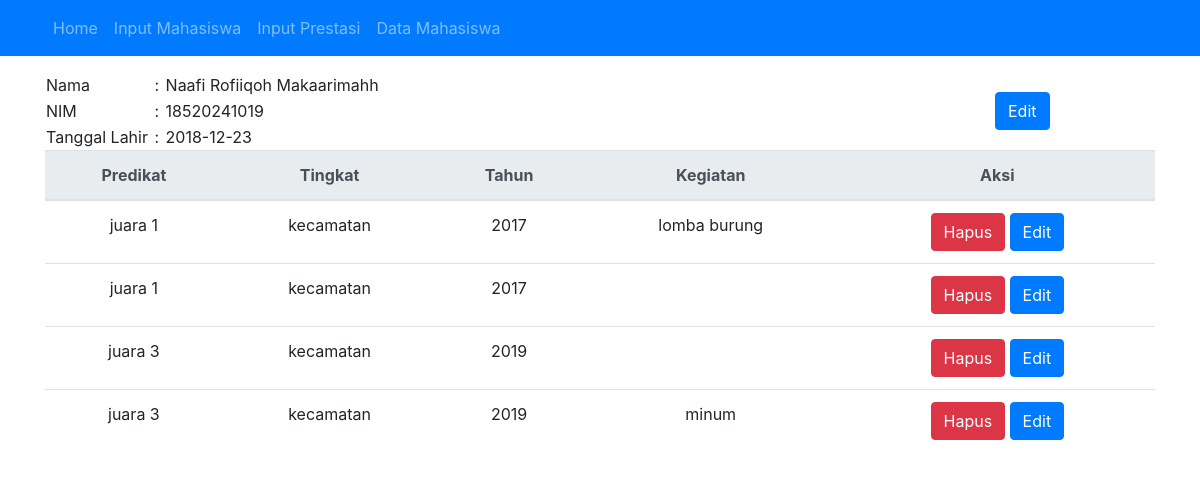
The app's page /detail.php?q=18520241019 with its own data.
### tables this page shows
CREATE TABLE `mahasiswa` (
  `NIM` bigint(15) NOT NULL,
  `Nama` text NOT NULL,
  `TTL` date NOT NULL
);

CREATE TABLE `prestasi` (
  `ID` int(5) NOT NULL,
  `Predikat` varchar(255) NOT NULL,
  `Tingkat` varchar(255) NOT NULL,
  `Tahun` int(11) NOT NULL,
  `Kegiatan` text NOT NULL,
  `NIM` bigint(15) NOT NULL
);

### detail.php (the view, shortened to what this page needs)
<?php require('header.php'); ?>
<div class="container">
    <?php
    require('koneksi.php');
    $q = $_GET['q'];
    $sql_data = "select * from mahasiswa where NIM='" . $q . "';";
    $sql_prestasi = "select * from prestasi where NIM='" . $q . "';";
    $result_data = $conn->query($sql_data);
    $result_prestasi = $conn->query($sql_prestasi);
    ?>
    <div class="row">
        <div class="col-sm-10">
        <table>
            <tbody>
            <?php
            $datas = [];
            while ($row = $result_data->fetch_assoc()) {
                $datas[] = $row;
            }
            ?>
            <tr>
                <td>Nama</td>
                <td> &nbsp;:&nbsp;</td>
                <td><?php echo $datas[0]['Nama'] ?></td>
            <tr>
            <tr>
                <td>NIM</td>
                <td> &nbsp;:&nbsp;</td>
                <td><?php echo $datas[0]['NIM'] ?></td>
            <tr>
            <tr>
                <td>Tanggal Lahir</td>
                <td> &nbsp;:&nbsp;</td>
                <td><?php echo $datas[0]['TTL'] ?></td>
            </tbody>
        </table>
    </div>
    <div class="col-sm-2" style="padding-top:20px">
       <a href="editmahasiswa.php?nim=<?php echo $datas[0]['NIM']?>"> <button class='btn btn-primary' >Edit</button>
    </a>
    </div>
    </div>
    <table class="table">
        <thead class="thead-light">
            <th class="text-center">Predikat</th>
            <th class="text-center">Tingkat</th>
            <th class="text-center">Tahun</th>
            <th class="text-center">Kegiatan</th>
            <th class="text-center">Aksi</th>
        </thead>
        <tbody>
            <?php
            while ($row = $result_prestasi->fetch_assoc()) {
                echo "<tr>
        <td class='text-center'>" . $row['Predikat'] . "</td>
        <td class='text-center'>" . $row['Tingkat'] . "</td>
        <td class='text-center'>" . $row['Tahun'] . "</td>
        <td class='text-center'>" . $row['Kegiatan'] . "</td>
        <td class='text-center'> <button class='btn btn-danger' onclick='hapus(" . $row['ID'] . ",`" . $row['Predikat'] . "`,`" . $row['Kegiatan'] . "`,`" . $datas[0]['Nama'] . "`)'>Hapus</button>
        <a href='edit.php?id=".$row['ID']."'<button class=' btn btn-primary'>Edit</button></td>
        </tr>
    ";
            }
            ?>
        </tbody>
    </table>
</div>
<?php require('footer.php') ?>

### header.php (style rules this page uses)
body { padding-bottom: 1em; }

### records on screen
mahasiswa: Nama "Naafi Rofiiqoh Makaarimahh", NIM "18520241019", TTL "2018-12-23"
prestasi: Predikat "juara 1", Tingkat "kecamatan", Tahun "2017", Kegiatan "lomba burung"
prestasi: Predikat "juara 1", Tingkat "kecamatan", Tahun "2017"
prestasi: Predikat "juara 3", Tingkat "kecamatan", Tahun "2019"
prestasi: Predikat "juara 3", Tingkat "kecamatan", Tahun "2019", Kegiatan "minum"
